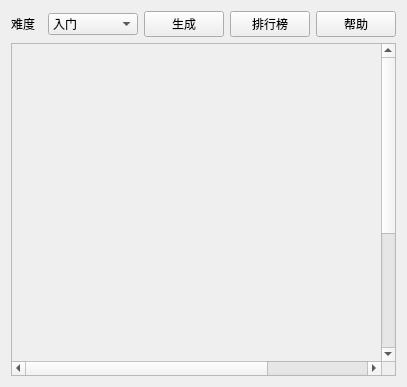
<?xml version="1.0" encoding="UTF-8"?>
<ui version="4.0">
 <class>MazeWindow</class>
 <widget class="QMainWindow" name="MazeWindow">
  <property name="geometry">
   <rect>
    <x>0</x>
    <y>0</y>
    <width>407</width>
    <height>387</height>
   </rect>
  </property>
  <property name="maximumSize">
   <size>
    <width>820</width>
    <height>850</height>
   </size>
  </property>
  <property name="windowTitle">
   <string>迷宫生成器1.0 by n5013246@52pojie  </string>
  </property>
  <widget class="QWidget" name="centralWidget">
   <layout class="QVBoxLayout" name="verticalLayout_2">
    <item>
     <layout class="QHBoxLayout" name="horizontalLayout">
      <item>
       <widget class="QLabel" name="label_2">
        <property name="text">
         <string>难度</string>
        </property>
       </widget>
      </item>
      <item>
       <widget class="QComboBox" name="comboBox">
        <item>
         <property name="text">
          <string>入门</string>
         </property>
        </item>
        <item>
         <property name="text">
          <string>简单</string>
         </property>
        </item>
        <item>
         <property name="text">
          <string>普通</string>
         </property>
        </item>
        <item>
         <property name="text">
          <string>困难</string>
         </property>
        </item>
        <item>
         <property name="text">
          <string>噩梦</string>
         </property>
        </item>
        <item>
         <property name="text">
          <string>地狱</string>
         </property>
        </item>
        <item>
         <property name="text">
          <string>中国乒乓球</string>
         </property>
        </item>
       </widget>
      </item>
      <item>
       <widget class="QPushButton" name="pushButton">
        <property name="text">
         <string>生成</string>
        </property>
       </widget>
      </item>
      <item>
       <widget class="QPushButton" name="pushButton_2">
        <property name="text">
         <string>排行榜</string>
        </property>
       </widget>
      </item>
      <item>
       <widget class="QPushButton" name="pushButton_3">
        <property name="text">
         <string>帮助</string>
        </property>
       </widget>
      </item>
     </layout>
    </item>
    <item>
     <widget class="QScrollArea" name="scrollArea">
      <property name="verticalScrollBarPolicy">
       <enum>Qt::ScrollBarAsNeeded</enum>
      </property>
      <property name="horizontalScrollBarPolicy">
       <enum>Qt::ScrollBarAsNeeded</enum>
      </property>
      <property name="widgetResizable">
       <bool>true</bool>
      </property>
      <widget class="QWidget" name="scrollAreaWidgetContents">
       <property name="geometry">
        <rect>
         <x>0</x>
         <y>0</y>
         <width>518</width>
         <height>518</height>
        </rect>
       </property>
       <layout class="QVBoxLayout" name="verticalLayout">
        <item>
         <widget class="QLabel" name="label">
          <property name="minimumSize">
           <size>
            <width>500</width>
            <height>500</height>
           </size>
          </property>
          <property name="text">
           <string/>
          </property>
         </widget>
        </item>
       </layout>
      </widget>
     </widget>
    </item>
   </layout>
  </widget>
 </widget>
 <layoutdefault spacing="6" margin="11"/>
 <resources/>
 <connections/>
</ui>
